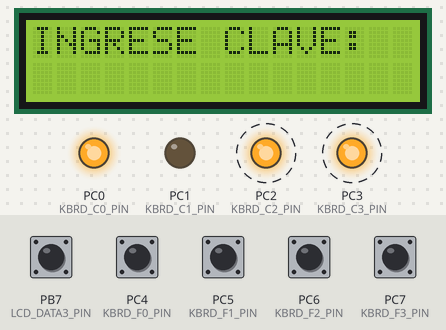
A program run on a simulated ATmega2560, built with avr-gcc and emulated at 16 MHz. Parts: 16×2 character LCD, output pins drawn as LEDs (lit = HIGH). Wiring (inferred from the names in the program): character LCD (HD44780): RS PB0; R/W PB1; E PB2; data PB4, PB5, PB6, PB7. Dashed ring = blinking. The inputs (shaded band) are chosen by the test bench; at power-on: PB7 (LCD_DATA3_PIN), PC4 (KBRD_F0_PIN), PC5 (KBRD_F1_PIN), PC6 (KBRD_F2_PIN), PC7 (KBRD_F3_PIN) HIGH. Pins used as bus, display or sensor lines are not drawn.

Above: at 0.22 s.
At 0.92 s:
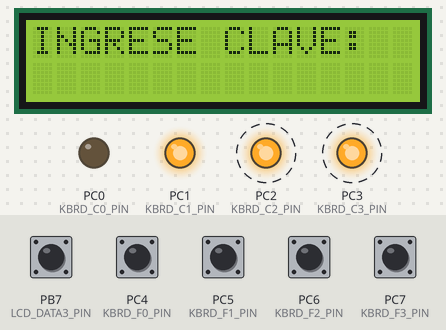
1.3 s: PB7 (LCD_DATA3_PIN) pulled LOW for 0.15 s
At 1.52 s:
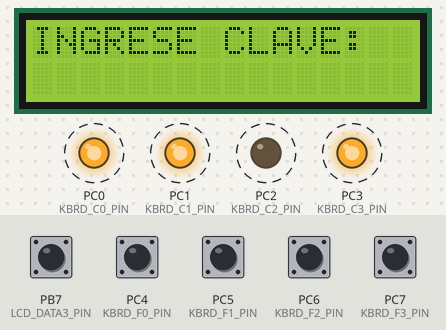
Timing chart, 0 to 10.3 s (numbered marks = the images above; inputs shaded):
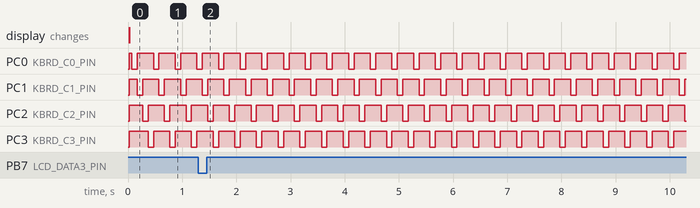

The program:

main.c
```c
/*
 * PracticaFinalProyecto.c
 *
 * Created: 19/8/2019 14:16:24
 * Author : VICTOR SERRANO
 */
#define F_CPU 16000000UL
#include <avr/io.h>
#include <stdlib.h>
#include <stdbool.h>
#include <util/delay.h>
#include "lcd.c"
#include "mat_kbrd.c"

bool comparaStr (char entrada[],char modelo[])
{
	int ind = 0;

	while (entrada[ind]!='\0' && modelo[ind]!='\0' && entrada[ind] == modelo[ind]) ind++;

	if (entrada[ind]!='\0' || modelo[ind]!='\0')
	return false;

	return true;
}
int main(void)
{
    /* Replace with your application code */
	char key;
	int i;
	lcd_init(LCD_DISP_ON);
	kbrd_init();
	lcd_home();
	lcd_clrscr();
	lcd_puts("INGRESE CLAVE: ");
	_delay_ms(50);
	char clave[4]= "123";
	char cont[4]="0000";
	int x=0;
    while (1)
    {
		key = kbrd_read();
		if (key != 0)
		{
			lcd_gotoxy(i, 1);
			lcd_putc(key);
			cont[i]=  key;

			i++;
			if (i==3)
			{
				if (cont[0] == '1' && cont[1] == '2' && cont[2] == '3')
				{
					lcd_clrscr();
					lcd_puts("CORRECTO");
					_delay_ms(100);
				}
				else
				{
					lcd_clrscr();
					lcd_puts("INCORRECTO");
					_delay_ms(100);
				}

				lcd_clrscr();
				lcd_puts("INGRESE CLAVE: ");
				_delay_ms(50);
				i=0;
				x=0;


			}


		}
    }
}
```

mat_kbrd.c
```c
#include "mat_kbrd.h"
#include <avr/io.h>
#include <util/delay.h>
//unsigned static char* kbrd_port;

//TODO: agregar la mascara para el otro pin si se esta utilizando un teclado 4x4
#define KBRD_ROW_MASK()  (KBRD_F0_PINPORT & (1<<KBRD_F0_PIN)) >> KBRD_F0_PIN | ((KBRD_F1_PINPORT & (1<<KBRD_F1_PIN)) >> KBRD_F1_PIN) << 1 | ((KBRD_F2_PINPORT & (1<<KBRD_F2_PIN)) >> KBRD_F2_PIN) << 2 | ((KBRD_F3_PINPORT & (1<<KBRD_F3_PIN)) >> KBRD_F3_PIN) << 3

#define KBRD_ROW_MASK_AL()  (~(KBRD_F0_PINPORT | ~(1<<KBRD_F0_PIN)) >> KBRD_F0_PIN) | (~(KBRD_F1_PINPORT | ~(1<<KBRD_F1_PIN)) >> KBRD_F1_PIN) << 1 | (~(KBRD_F2_PINPORT | ~(1<<KBRD_F2_PIN)) >> KBRD_F2_PIN) << 2 | (~(KBRD_F3_PINPORT | ~(1<<KBRD_F3_PIN)) >> KBRD_F3_PIN) << 3

//function prototypes
 void activate_column(unsigned char column);
 void reset_columns(void);

void kbrd_init()
{
	//Column pins are Outputs
	KBRD_C0_DDR |= (1<<KBRD_C0_PIN);
	KBRD_C1_DDR |= (1<<KBRD_C1_PIN);
	KBRD_C2_DDR |= (1<<KBRD_C2_PIN);
	KBRD_C3_DDR |= (1<<KBRD_C3_PIN);

	//Row pins are Inputs
	KBRD_F0_DDR &= ~(1<<KBRD_F0_PIN);
	KBRD_F1_DDR &= ~(1<<KBRD_F1_PIN);
	KBRD_F2_DDR &= ~(1<<KBRD_F2_PIN);
	KBRD_F3_DDR &= ~(1<<KBRD_F3_PIN);


	//enable pull ups on row pins
	KBRD_F0_PORT |= (1<<KBRD_F0_PIN);
	KBRD_F1_PORT |= (1<<KBRD_F1_PIN);
	KBRD_F2_PORT |= (1<<KBRD_F2_PIN);
	KBRD_F3_PORT |= (1<<KBRD_F3_PIN);
	// Put Ones in Columns
	KBRD_C0_PORT |= (1<<KBRD_C0_PIN);
	KBRD_C1_PORT |= (1<<KBRD_C1_PIN);
	KBRD_C2_PORT |= (1<<KBRD_C2_PIN);
	KBRD_C3_PORT |= (1<<KBRD_C3_PIN);


}

char kbrd_read(void)
{
	//reset_columns();
	char tecla=0;
	//verify first column
	activate_column(0);

	_delay_ms(KBRD_DELAY);

	switch(KBRD_ROW_MASK_AL())
		{
		case 1:
			 tecla='1';
		break;
		case 2:
			tecla= '4';
		break;
		case 4:
			tecla= '7';
		break;
		case 8:
			tecla= '*';
		break;
	}


	//verify second column
	activate_column(1);

	_delay_ms(KBRD_DELAY);

	switch(KBRD_ROW_MASK_AL())

	{
		case 1:
			tecla= '2';
		break;
		case 2:
			tecla= '5';
		break;
		case 4:
			tecla= '8';
		break;
		case 8:
			tecla= '0';// +
		break;

	}


	//verify thirth column
	activate_column(2);

	_delay_ms(KBRD_DELAY);

	switch(KBRD_ROW_MASK_AL())

	{
		case 1:
			tecla= '3';// /
		break;
		case 2:
			tecla= '6';// X
		break;
		case 4:
			tecla= '9';// -
		break;
		case 8:
			tecla= '#';
		break;

	}


	//verify first column
	activate_column(3);

	_delay_ms(KBRD_DELAY);

	switch(KBRD_ROW_MASK_AL())
	{
		case 1:
			tecla= '/';
		break;
		case 2:
			tecla= 'X';
		break;
		case 4:
			tecla= '-';
		break;
		case 8:
			tecla= '+';
		break;
	}

	reset_columns();

	if (tecla!=-1)
	{
		return tecla;
	}
	else{return 0;}

}

//FIXME:
void activate_column(unsigned char column)
{
	if(column == 0)
	{
		KBRD_C0_PORT &= ~(1<< KBRD_C0_PIN);
		KBRD_C1_PORT |= (1<< KBRD_C1_PIN);
		KBRD_C2_PORT |= (1<< KBRD_C2_PIN);
		KBRD_C3_PORT |= (1<< KBRD_C3_PIN);

	}
	 if(column == 1)
	{
		KBRD_C0_PORT |= (1<< KBRD_C0_PIN);
		KBRD_C1_PORT &= ~(1<< KBRD_C1_PIN);
		KBRD_C2_PORT |= (1<< KBRD_C2_PIN);
		KBRD_C3_PORT |= (1<< KBRD_C3_PIN);

	}
	if(column == 2)
	{
		KBRD_C0_PORT |= (1<< KBRD_C0_PIN);
		KBRD_C1_PORT |= (1<< KBRD_C1_PIN);
		KBRD_C2_PORT &= ~(1<< KBRD_C2_PIN);
		KBRD_C3_PORT |= (1<< KBRD_C3_PIN);

	}
	//FIXME: completar para un teclado 4x4
	if(column == 3)
	{
		KBRD_C0_PORT |= (1<< KBRD_C0_PIN);
		KBRD_C1_PORT |= (1<< KBRD_C1_PIN);
		KBRD_C2_PORT |= (1<< KBRD_C2_PIN);
		KBRD_C3_PORT &= ~(1<< KBRD_C3_PIN);

	}

}


void reset_columns()
{

	KBRD_C0_PORT |= (1<< KBRD_C0_PIN);
	KBRD_C1_PORT |= (1<< KBRD_C1_PIN);
	KBRD_C2_PORT |= (1<< KBRD_C2_PIN);
	KBRD_C3_PORT |= (1<< KBRD_C3_PIN);

}
```

mat_kbrd.h
```c
#ifndef MAT_KBRD_H
#define MAT_KBRD_H


//delay when reading each column
#define KBRD_DELAY 100

//Port definition if all pins belong to a single port.

#define KBRD_PORT PORTC
#define KBRD_DDR DDRC
#define KBRD_PINPORT PINC

#define KBRD_C0_PORT KBRD_PORT
#define KBRD_C1_PORT KBRD_PORT
#define KBRD_C2_PORT KBRD_PORT
#define KBRD_C3_PORT KBRD_PORT
#define KBRD_F0_PORT KBRD_PORT
#define KBRD_F1_PORT KBRD_PORT
#define KBRD_F2_PORT KBRD_PORT
#define KBRD_F3_PORT KBRD_PORT

#define KBRD_C0_DDR KBRD_DDR
#define KBRD_C1_DDR KBRD_DDR
#define KBRD_C2_DDR KBRD_DDR
#define KBRD_C3_DDR KBRD_DDR
#define KBRD_F0_DDR KBRD_DDR
#define KBRD_F1_DDR KBRD_DDR
#define KBRD_F2_DDR KBRD_DDR
#define KBRD_F3_DDR KBRD_DDR

#define KBRD_F0_PINPORT KBRD_PINPORT
#define KBRD_F1_PINPORT KBRD_PINPORT
#define KBRD_F2_PINPORT KBRD_PINPORT
#define KBRD_F3_PINPORT KBRD_PINPORT


//Pin definitions
/*
MATRIX KEYPAD PIN DESCRIPTION
1 --> C1
2 --> F0
3 --> C0
4 --> F3
5 --> C2
6 --> F2
7 --> F1
8 --> C3
*/

#define KBRD_C0_PIN 0
#define KBRD_C1_PIN 1
#define KBRD_C2_PIN 2
#define KBRD_C3_PIN 3
#define KBRD_F0_PIN 4
#define KBRD_F1_PIN 5
#define KBRD_F2_PIN 6
#define KBRD_F3_PIN 7


void kbrd_init(void);


char kbrd_read(void);


#endif
```

lcd.h
```c
#ifndef LCD_H
#define LCD_H
/*************************************************************************
 Title	:   C include file for the HD44780U LCD library (lcd.c)
 Author:    Peter Fleury <pfleury@gmx.ch>  http://jump.to/fleury
 File:	    $Id: lcd.h,v 1.13.2.2 2006/01/30 19:51:33 peter Exp $
 Software:  AVR-GCC 3.3
 Hardware:  any AVR device, memory mapped mode only for AT90S4414/8515/Mega
***************************************************************************/

/**
 @defgroup pfleury_lcd LCD library
 @code #include <lcd.h> @endcode

 @brief Basic routines for interfacing a HD44780U-based text LCD display

 Originally based on Volker Oth's LCD library,
 changed lcd_init(), added additional constants for lcd_command(),
 added 4-bit I/O mode, improved and optimized code.

 Library can be operated in memory mapped mode (LCD_IO_MODE=0) or in
 4-bit IO port mode (LCD_IO_MODE=1). 8-bit IO port mode not supported.

 Memory mapped mode compatible with Kanda STK200, but supports also
 generation of R/W signal through A8 address line.

 @author Peter Fleury pfleury@gmx.ch http://jump.to/fleury

 @see The chapter <a href="http://homepage.sunrise.ch/mysunrise/peterfleury/avr-lcd44780.html" target="_blank">Interfacing a HD44780 Based LCD to an AVR</a>
      on my home page.


Pin Connections of LCD

PIN0  = GND	-> GND
PIN1  = VCC	-> VCC
PIN2  = CNTRST	-> ~4.7V
PIN3  = RS 	-> P.0
PIN4  = RW	-> P.1
PIN5  = E   -> P.2
PIN6  = D0	-> NC
PIN7  = D1	-> NC
PIN8  = D2	-> NC
PIN9  = D3	-> NC
PIN10 = D4	-> P.4
PIN11 = D5	-> P.5
PIN12 = D6	-> P.6
PIN13 = D7	-> P.7


P.0 = RS
P.1 = RW
P.2 = ENABLE
P.3 = FREE
P.4 = DATA4
P.5 = DATA5
P.6 = DATA6
P.7 = DATA7

*/


/*@{*/

#if (__GNUC__ * 100 + __GNUC_MINOR__) < 303
#error "This library requires AVR-GCC 3.3 or later, update to newer AVR-GCC compiler !"
#endif

#include <inttypes.h>
#include <avr/pgmspace.h>

/**
 *  @name  Definitions for MCU Clock Frequency
 *  Adapt the MCU clock frequency in Hz to your target.
 */
#define XTAL 16000000              /**< clock frequency in Hz, used to calculate delay timer */


/**
 * @name  Definition for LCD controller type
 * Use 0 for HD44780 controller, change to 1 for displays with KS0073 controller.
 */
#define LCD_CONTROLLER_KS0073 0  /**< Use 0 for HD44780 controller, 1 for KS0073 controller */

/**
 *  @name  Definitions for Display Size
 *  Change these definitions to adapt setting to your display
 */
#define LCD_LINES           2     /**< number of visible lines of the display */
#define LCD_DISP_LENGTH    16     /**< visibles characters per line of the display */
#define LCD_LINE_LENGTH  0x40     /**< internal line length of the display    */
#define LCD_START_LINE1  0x00     /**< DDRAM address of first char of line 1 */
#define LCD_START_LINE2  0x40     /**< DDRAM address of first char of line 2 */
#define LCD_START_LINE3  0x14     /**< DDRAM address of first char of line 3 */
#define LCD_START_LINE4  0x54     /**< DDRAM address of first char of line 4 */
#define LCD_WRAP_LINES      0     /**< 0: no wrap, 1: wrap at end of visibile line */


#define LCD_IO_MODE      1         /**< 0: memory mapped mode, 1: IO port mode */
#if LCD_IO_MODE
/**
 *  @name Definitions for 4-bit IO mode
 *  Change LCD_PORT if you want to use a different port for the LCD pins.
 *
 *  The four LCD data lines and the three control lines RS, RW, E can be on the
 *  same port or on different ports.
 *  Change LCD_RS_PORT, LCD_RW_PORT, LCD_E_PORT if you want the control lines on
 *  different ports.
 *
 *  Normally the four data lines should be mapped to bit 0..3 on one port, but it
 *  is possible to connect these data lines in different order or even on different
 *  ports by adapting the LCD_DATAx_PORT and LCD_DATAx_PIN definitions.
 *
 */
#define LCD_PORT         PORTB        /**< port for the LCD lines   */
#define LCD_DATA0_PORT   LCD_PORT     /**< port for 4bit data bit 0 */
#define LCD_DATA1_PORT   LCD_PORT     /**< port for 4bit data bit 1 */
#define LCD_DATA2_PORT   LCD_PORT     /**< port for 4bit data bit 2 */
#define LCD_DATA3_PORT   LCD_PORT     /**< port for 4bit data bit 3 */
#define LCD_DATA0_PIN    4            /**< pin for 4bit data bit 0  */
#define LCD_DATA1_PIN    5            /**< pin for 4bit data bit 1  */
#define LCD_DATA2_PIN    6            /**< pin for 4bit data bit 2  */
#define LCD_DATA3_PIN    7            /**< pin for 4bit data bit 3  */
#define LCD_RS_PORT      LCD_PORT     /**< port for RS line         */
#define LCD_RS_PIN       0            /**< pin  for RS line         */
#define LCD_RW_PORT      LCD_PORT     /**< port for RW line         */
#define LCD_RW_PIN       1            /**< pin  for RW line         */
#define LCD_E_PORT       LCD_PORT     /**< port for Enable line     */
#define LCD_E_PIN        2            /**< pin  for Enable line     */

#elif defined(__AVR_AT90S4414__) || defined(__AVR_AT90S8515__) || defined(__AVR_ATmega64__) || \
      defined(__AVR_ATmega8515__)|| defined(__AVR_ATmega103__) || defined(__AVR_ATmega128__) || \
      defined(__AVR_ATmega161__) || defined(__AVR_ATmega162__)
/*
 *  memory mapped mode is only supported when the device has an external data memory interface
 */
#define LCD_IO_DATA      0xC000    /* A15=E=1, A14=RS=1                 */
#define LCD_IO_FUNCTION  0x8000    /* A15=E=1, A14=RS=0                 */
#define LCD_IO_READ      0x0100    /* A8 =R/W=1 (R/W: 1=Read, 0=Write   */
#else
#error "external data memory interface not available for this device, use 4-bit IO port mode"

#endif


/**
 *  @name Definitions for LCD command instructions
 *  The constants define the various LCD controller instructions which can be passed to the
 *  function lcd_command(), see HD44780 data sheet for a complete description.
 */

/* instruction register bit positions, see HD44780U data sheet */
#define LCD_CLR               0      /* DB0: clear display                  */
#define LCD_HOME              1      /* DB1: return to home position        */
#define LCD_ENTRY_MODE        2      /* DB2: set entry mode                 */
#define LCD_ENTRY_INC         1      /*   DB1: 1=increment, 0=decrement     */
#define LCD_ENTRY_SHIFT       0      /*   DB2: 1=display shift on           */
#define LCD_ON                3      /* DB3: turn lcd/cursor on             */
#define LCD_ON_DISPLAY        2      /*   DB2: turn display on              */
#define LCD_ON_CURSOR         1      /*   DB1: turn cursor on               */
#define LCD_ON_BLINK          0      /*     DB0: blinking cursor ?          */
#define LCD_MOVE              4      /* DB4: move cursor/display            */
#define LCD_MOVE_DISP         3      /*   DB3: move display (0-> cursor) ?  */
#define LCD_MOVE_RIGHT        2      /*   DB2: move right (0-> left) ?      */
#define LCD_FUNCTION          5      /* DB5: function set                   */
#define LCD_FUNCTION_8BIT     4      /*   DB4: set 8BIT mode (0->4BIT mode) */
#define LCD_FUNCTION_2LINES   3      /*   DB3: two lines (0->one line)      */
#define LCD_FUNCTION_10DOTS   2      /*   DB2: 5x10 font (0->5x7 font)      */
#define LCD_CGRAM             6      /* DB6: set CG RAM address             */
#define LCD_DDRAM             7      /* DB7: set DD RAM address             */
#define LCD_BUSY              7      /* DB7: LCD is busy                    */

/* set entry mode: display shift on/off, dec/inc cursor move direction */
#define LCD_ENTRY_DEC            0x04   /* display shift off, dec cursor move dir */
#define LCD_ENTRY_DEC_SHIFT      0x05   /* display shift on,  dec cursor move dir */
#define LCD_ENTRY_INC_           0x06   /* display shift off, inc cursor move dir */
#define LCD_ENTRY_INC_SHIFT      0x07   /* display shift on,  inc cursor move dir */

/* display on/off, cursor on/off, blinking char at cursor position */
#define LCD_DISP_OFF             0x08   /* display off                            */
#define LCD_DISP_ON              0x0C   /* display on, cursor off                 */
#define LCD_DISP_ON_BLINK        0x0D   /* display on, cursor off, blink char     */
#define LCD_DISP_ON_CURSOR       0x0E   /* display on, cursor on                  */
#define LCD_DISP_ON_CURSOR_BLINK 0x0F   /* display on, cursor on, blink char      */

/* move cursor/shift display */
#define LCD_MOVE_CURSOR_LEFT     0x10   /* move cursor left  (decrement)          */
#define LCD_MOVE_CURSOR_RIGHT    0x14   /* move cursor right (increment)          */
#define LCD_MOVE_DISP_LEFT       0x18   /* shift display left                     */
#define LCD_MOVE_DISP_RIGHT      0x1C   /* shift display right                    */

/* function set: set interface data length and number of display lines */
#define LCD_FUNCTION_4BIT_1LINE  0x20   /* 4-bit interface, single line, 5x7 dots */
#define LCD_FUNCTION_4BIT_2LINES 0x28   /* 4-bit interface, dual line,   5x7 dots */
#define LCD_FUNCTION_8BIT_1LINE  0x30   /* 8-bit interface, single line, 5x7 dots */
#define LCD_FUNCTION_8BIT_2LINES 0x38   /* 8-bit interface, dual line,   5x7 dots */


#define LCD_MODE_DEFAULT     ((1<<LCD_ENTRY_MODE) | (1<<LCD_ENTRY_INC) )


/**
 *  @name Functions
 */


/**
 @brief    Initialize display and select type of cursor
 @param    dispAttr \b LCD_DISP_OFF display off\n
                    \b LCD_DISP_ON display on, cursor off\n
                    \b LCD_DISP_ON_CURSOR display on, cursor on\n
                    \b LCD_DISP_ON_CURSOR_BLINK display on, cursor on flashing
 @return  none
*/
extern void lcd_init(uint8_t dispAttr);


/**
 @brief    Clear display and set cursor to home position
 @param    void
 @return   none
*/
extern void lcd_clrscr(void);


/**
 @brief    Set cursor to home position
 @param    void
 @return   none
*/
extern void lcd_home(void);


/**
 @brief    Set cursor to specified position

 @param    x horizontal position\n (0: left most position)
 @param    y vertical position\n   (0: first line)
 @return   none
*/
extern void lcd_gotoxy(uint8_t x, uint8_t y);


/**
 @brief    Display character at current cursor position
 @param    c character to be displayed
 @return   none
*/
extern void lcd_putc(char c);


/**
 @brief    Display string without auto linefeed
 @param    s string to be displayed
 @return   none
*/
extern void lcd_puts(const char *s);


/**
 @brief    Display string from program memory without auto linefeed
 @param    s string from program memory be be displayed
 @return   none
 @see      lcd_puts_P
*/
extern void lcd_puts_p(const char *progmem_s);


/**
 @brief    Send LCD controller instruction command
 @param    cmd instruction to send to LCD controller, see HD44780 data sheet
 @return   none
*/
extern void lcd_command(uint8_t cmd);


/**
 @brief    Send data byte to LCD controller

 Similar to lcd_putc(), but without interpreting LF
 @param    data byte to send to LCD controller, see HD44780 data sheet
 @return   none
*/
extern void lcd_data(uint8_t data);


/**
 @brief macros for automatically storing string constant in program memory
*/
#define lcd_puts_P(__s)         lcd_puts_p(PSTR(__s))

/*@}*/
#endif //LCD_H
```

Source omitted: lcd.c (19886 bytes)

Measured:
- by itself, PC0 (KBRD_C0_PIN), PC1 (KBRD_C1_PIN), PC2 (KBRD_C2_PIN), PC3 (KBRD_C3_PIN): alternates HIGH for 0.30 s and LOW for 0.10 s
